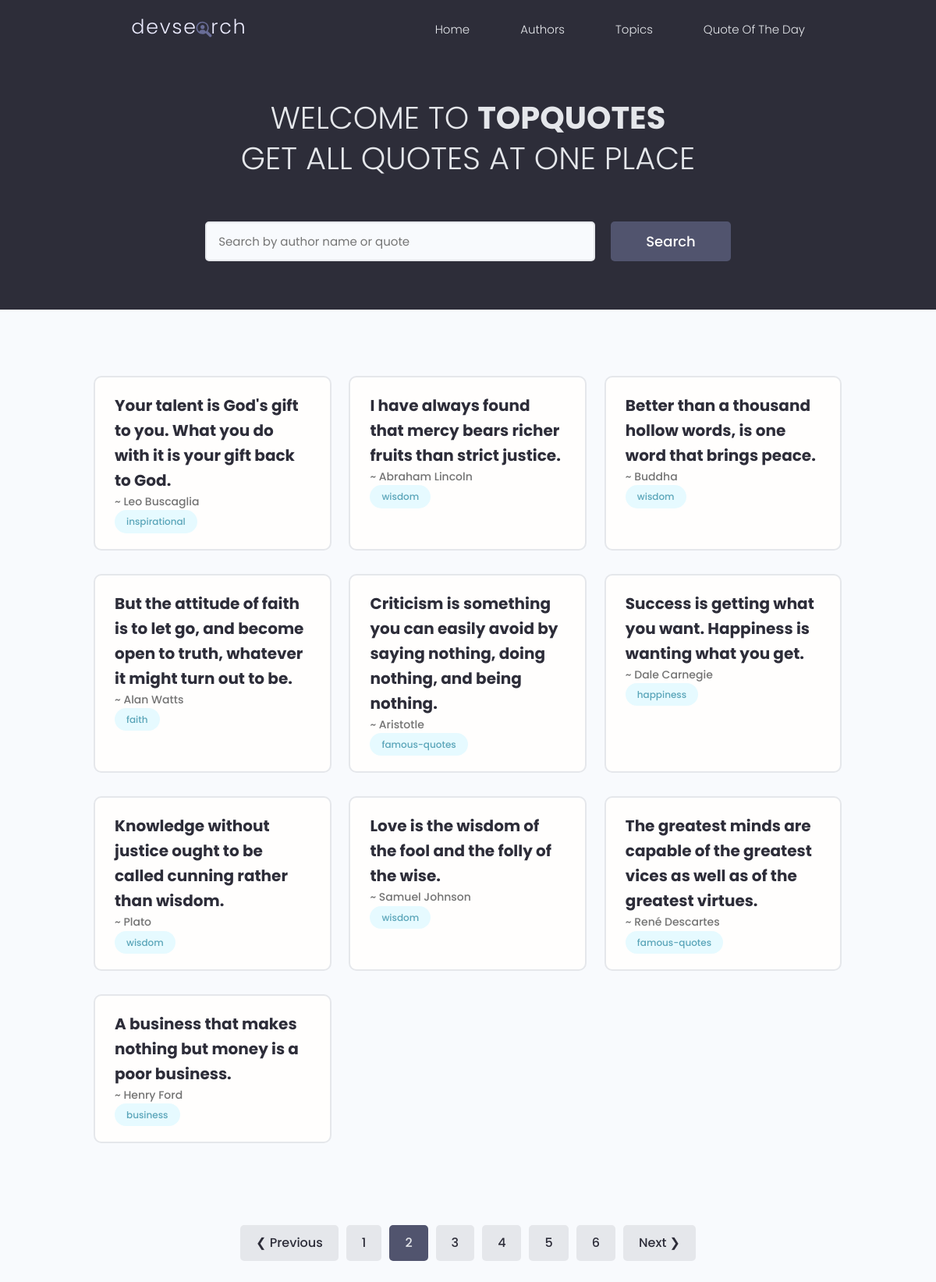
Screenshot of /?page=2 with the database file from the repository.
### quotes_app/models.py (models this page shows, shortened)
class Quote(models.Model):
    category = models.CharField(max_length=200, null=True, blank=True)
    author = models.CharField(max_length=200, null=True, blank=True)
    body = models.TextField()

### quotes_app/views.py (the view)
# urls.py: path('', views.home, name="home"),
def home(request):
    search_query = ''
    if request.GET.get('search_query'):
        search_query = request.GET.get('search_query')
    quotes = Quote.objects.filter(
        Q(body__icontains=search_query) |
        Q(author__icontains=search_query)
    )
    page = request.GET.get('page')
    results = 10
    paginator = Paginator(quotes, results)
    try:
        quotes = paginator.page(page)
    except PageNotAnInteger:
        page = 1
        quotes = paginator.page(page)
    except EmptyPage:
        page = paginator.num_pages
        quotes = paginator.page(page)
    left_index = (int(page) - 4)
    if left_index < 1:
        left_index = 1
    right_index = (int(page) + 5)
    if right_index > paginator.num_pages:
        right_index = paginator.num_pages
    custom_range = range(left_index, right_index)
    context = {'quotes': quotes, 'search_query': search_query, 'paginator': paginator, 'custom_range': custom_range}
    return render(request, 'home.html', context)

### templates/home.html (shortened to what this page needs)
<!DOCTYPE html>
{%load static%}
<html lang="en">
<head>
  <link rel="stylesheet" href="https://cdn.iconmonstr.com/1.3.0/css/iconmonstr-iconic-font.min.css" />
  <link rel="stylesheet" href="{% static 'uikit/styles/uikit.css' %}" />
  <link rel="stylesheet" href="{% static 'styles/app.css' %}" />
</head>
<body>
  <header class="header">
    <div class="container container--narrow">
      <a href="/" class="header__logo">
        <img src="{% static 'images/logo.svg' %}" alt="DevSearch Logo" />
      </a>
      <nav class="header__nav">
        <ul class="header__menu">
          <li class="header__menuItem"><a href="/">Home</a></li>
          <li class="header__menuItem"><a href="{%url 'authors'%}">Authors</a></li>
          <li class="header__menuItem"><a href="{%url 'categories'%}">Topics</a></li>
          <li class="header__menuItem"><a href="{%url 'quote_of_the_day' %}">Quote Of The Day</a></li>
        </ul>
      </nav>
    </div>
  </header>
  <main class="home">
    <section class="hero-section text-center">
      <div class="container container--narrow">
        <div class="hero-section__box">
          <h2>WELCOME TO <span>TopQuotes</span></h2>
          <h2>GET ALL QUOTES AT ONE PLACE</h2>
        </div>
        <div class="hero-section__search">
          <form class="form" action="" method="get">
            <div class="form__field">
              <input class="input input--text" id="formInput#search" type="text" name="search_query" value="{{search_query}}"
                placeholder="Search by author name or quote"/>
            </div>
            <input class="btn btn--sub btn--lg" type="submit" value="Search" />
          </form>
        </div>
      </div>
    </section>
    <section class="devlist">
      <div class="container">
        <div class="grid grid--three">
          {% for quote in quotes %}
          <div class="column card">
            <div class="dev">
              <a href="#" class="card__body">
                <div class="dev__profile">
                  <div class="dev__meta">
                    <h3>{{quote.body}}</h3>
                    {%if quote.author%}
                    <h5>~ {{quote.author}}</h5>
                    {%endif%}
                  </div>
                </div>
                <div class="dev__skills">
                  {%if quote.category%}
                  <span class="tag tag--pill tag--main">
                    <small>{{quote.category}}</small>
                  </span>
                  {%endif%}
                </div>
              </a>
            </div>
          </div>
          {% endfor %}
        </div>
      </div>
    </section>
    <div class="pagination">
      <ul class="container">
        {%if quotes.has_previous%}
          <li><a href="?page={{quotes.previous_page_number}}" class="btn page-link">&#10094; Previous</a></li>
        {%endif%}
        {%for page in custom_range %}
        {%if page == quotes.number%}
          <li><a href="?page={{page}}" class="btn page-link btn--sub">{{page}}</a></li>
        {%else%}
          <li><a href="?page={{page}}" class="btn page-link">{{page}}</a></li>
        {%endif%}
        {%endfor%}
        {%if quotes.has_next%}
          <li><a href="?page={{quotes.next_page_number}}" class="btn page-link">Next &#10095;</a></li>
        {%endif%}
      </ul>
    </div>
  </main>
</body>
</html>

### static/styles/app.css (style rules this page uses)
:root { --color-sub: #2d2d39; }
.btn--sub { background-color: var(--color-sub-light); }
.card { border: 2px solid var(--color-light); }
img { width: 100%; }
.header { position: sticky; z-index: 111; background-color: var(--color-sub); padding: 1.5rem 0; }
.header > .container { display: flex; justify-content: space-between; align-items: center; }
.header__logo > img { height: 3.8rem; }
.header__nav > ul { display: inline-flex; align-items: center; list-style: none; gap: 6.5rem; }
.header__menuItem > a { color: var(--color-light); font-weight: 300; }
.hero-section { height: 40vh; display: flex; align-items: center; background-color: var(--color-sub); }
.hero-section__box { margin-bottom: 4rem; }
.hero-section__box > h2, .hero-section__box > h2 > span { font-size: 4rem; color: var(--color-light); line-height: 1.3; text-transform: uppercase; }
.hero-section__box > h2 { font-weight: 300; }
.hero-section__box > h2 > span { font-weight: 700; }
.hero-section__search > .form { display: flex; align-items: center; justify-content: center; gap: 2rem; }
.hero-section__search > .form input.input--text { width: 50rem; }
.devlist { margin-top: 8rem; }
.devlist .grid { align-items: stretch; }
.devlist .dev .dev__profile { display: flex; align-items: center; gap: 1.5rem; }
.devlist .dev .dev__meta h3 { color: var(--color-sub); font-size: 2rem; font-weight: 700; }
.devlist .dev .dev__meta h5 { color: var(--color-text); font-size: 1.4rem; font-weight: 500; }
.pagination { margin-top: 8rem; margin-bottom: 10rem; }
.pagination > ul { flex-wrap: wrap; list-style: none; display: flex; align-items: center; justify-content: center; gap: 1rem; }
.pagination .btn { color: var(--color-sub); }
.pagination .btn.btn--sub { color: var(--color-light); }

### static/uikit/styles/modules/_variables.css (style rules this page uses)
:root { --color-main: #5aa5b9; --color-main-light: #e6faff; --color-sub: #3f4156; --color-sub-light: #51546e; --color-sub-lighter: #ededfd; --color-text: #737373; --color-gray: #8b8b8b; --color-light: #e5e7eb; --color-light-gray: #767676; --color-bg: #f8fafd; --color-white: #fffefd; --color-white-light: #f3f3f3; --color-success: #359e64; --color-success-bg: #def8e8; --color-error: #fc4b0b; --color-error-bg: #fff2ee; --font-base: 'Poppins', arial, helvetica, 'Segoe UI', roboto, ubuntu, sans-serif; --font-monospace: 'Fira Code', 'Courier New', courier, monospace; --font-regular: 300; --font-medium: 500; --font-bold: 700; --generic-shadow: 1px 1px 5px #00000010; --generic-transition: all 0.3s ease-in-out; }

### static/uikit/styles/modules/_base.css (style rules this page uses)
* { margin: 0; padding: 0; box-sizing: border-box; text-rendering: optimizeLegibility; color: inherit; font-size: inherit; }
html { font-size: 50%; }
@media only screen and (min-width: 480px) { html { font-size: 56.25%; } }
@media only screen and (min-width: 1200px) { html { font-size: 62.5%; } }
body { line-height: 1.6; font-weight: 400; font-size: 1.5rem; color: var(--color-text); background-color: var(--color-bg); min-height: 100vh; }

### static/uikit/styles/modules/_typography.css (style rules this page uses)
* { font-family: var(--font-base); }
h2 { font-size: 3.6rem; font-weight: var(--font-bold); }
h3 { font-size: 3.2rem; font-weight: var(--font-medium); }
h5 { font-size: 2.4rem; font-weight: var(--font-medium); }
h5, h6 { font-weight: var(--font-regular); }
p, span, strong { font-size: 1.6rem; color: var(--color-text); font-weight: var(--font-regular); }
a { padding-bottom: 2px; text-decoration: none; display: inline-block; color: var(--color-main); font-weight: var(--font-medium); }

### static/uikit/styles/modules/_utilities.css (style rules this page uses)
.container { width: 92%; max-width: 165rem; margin: 0 auto; box-sizing: border-box; }
.container--narrow { width: 92%; max-width: 120rem; }
@media screen and (min-width: 1000px) { .container { width: 90%; } }
@media screen and (min-width: 1000px) { .container--narrow { width: 85%; } }
@media screen and (min-width: 1200px) { .container { width: 80%; } }
@media screen and (min-width: 1200px) { .container--narrow { width: 72%; } }
.text-center { text-align: center; }

### static/uikit/styles/modules/_card.css (style rules this page uses)
.card { border-radius: 1rem; background-color: var(--color-white); border: 1.5px solid var(--color-light); width: auto; height: auto; margin-top: 0.5rem; margin-bottom: 0.5rem; overflow: hidden; }
.card__body, .card__header { padding: 2rem 2.5rem; }

### rows the page displays
Quote: body "Your talent is God's gift to you. What you do with it is your gift back to God.", author "Leo Buscaglia", category "inspirational"
Quote: body "I have always found that mercy bears richer fruits than strict justice.", author "Abraham Lincoln", category "wisdom"
Quote: body "Better than a thousand hollow words, is one word that brings peace.", author "Buddha", category "wisdom"
Quote: body "But the attitude of faith is to let go, and become open to truth, whatever it might turn out to be.", author "Alan Watts", category "faith"
Quote: body "Criticism is something you can easily avoid by saying nothing, doing nothing, and being nothing.", author "Aristotle", category "famous-quotes"
Quote: body "Success is getting what you want. Happiness is wanting what you get.", author "Dale Carnegie", category "happiness"
Quote: body "Knowledge without justice ought to be called cunning rather than wisdom.", author "Plato", category "wisdom"
Quote: body "Love is the wisdom of the fool and the folly of the wise.", author "Samuel Johnson", category "wisdom"
Quote: body "The greatest minds are capable of the greatest vices as well as of the greatest virtues.", author "René Descartes", category "famous-quotes"
Quote: body "A business that makes nothing but money is a poor business.", author "Henry Ford", category "business"

### other values shown
{{ page }} "1" "3" "4" "5" "6"
{{ page }} "2"
